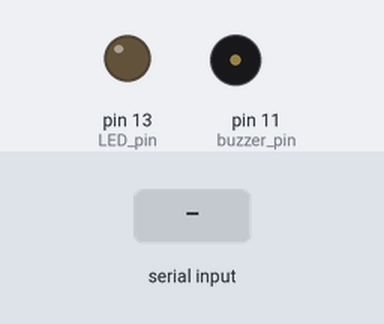
Bench run of a sketch on a simulated Arduino Uno, built with avr-gcc and run on an emulated ATmega328P. Parts: output pins drawn as LEDs (lit = HIGH), buzzer (waves = sounding, pin HIGH). The test bench sets the inputs (shaded band).

Above: at 1.2 s.
1.3 s: "ON\n" received over Serial
At 2.35 s:
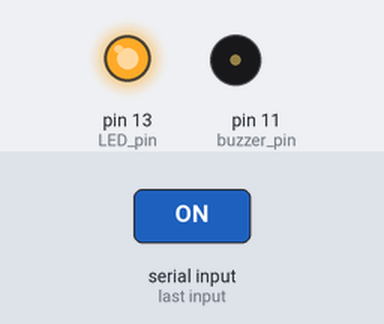
Timing chart, 0 to 4.3 s (numbered marks = the images above; inputs shaded):
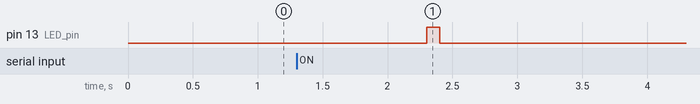

The sketch:

speech.ino
```cpp
#define LED_pin 13
#define buzzer_pin 11

int times = 10;

void setup(){
  Serial.begin(9600);
  pinMode(LED_pin, OUTPUT);
  pinMode(buzzer_pin, OUTPUT);
}

void loop(){
  if (Serial.available() > 0){
    String msg = Serial.readString();

    if(msg == "ON"){
      digitalWrite(LED_pin, HIGH);
    }

    else if(msg == "blink"){
      while (times != 0){
        digitalWrite(LED_pin, HIGH);
        delay(100);
        digitalWrite(LED_pin, LOW);
        delay(100);
        times -= 1;
      }
      times == 10;
    }

    else if (msg == "OFF"){
      digitalWrite(LED_pin, LOW);
    }

    else if (msg == "buzzer on"){
      digitalWrite(buzzer_pin, HIGH);
    }

    else if (msg == "buzzer off"){
      digitalWrite(buzzer_pin, LOW);
    }

    else{
      digitalWrite(LED_pin, HIGH);
      delay(100);
      digitalWrite(LED_pin, LOW);
    }
  }
}
```

Measured:
- after the input at 1.3 s, pin 13 (LED_pin): LOW → HIGH after 1.0 s, → LOW 0.10 s later
